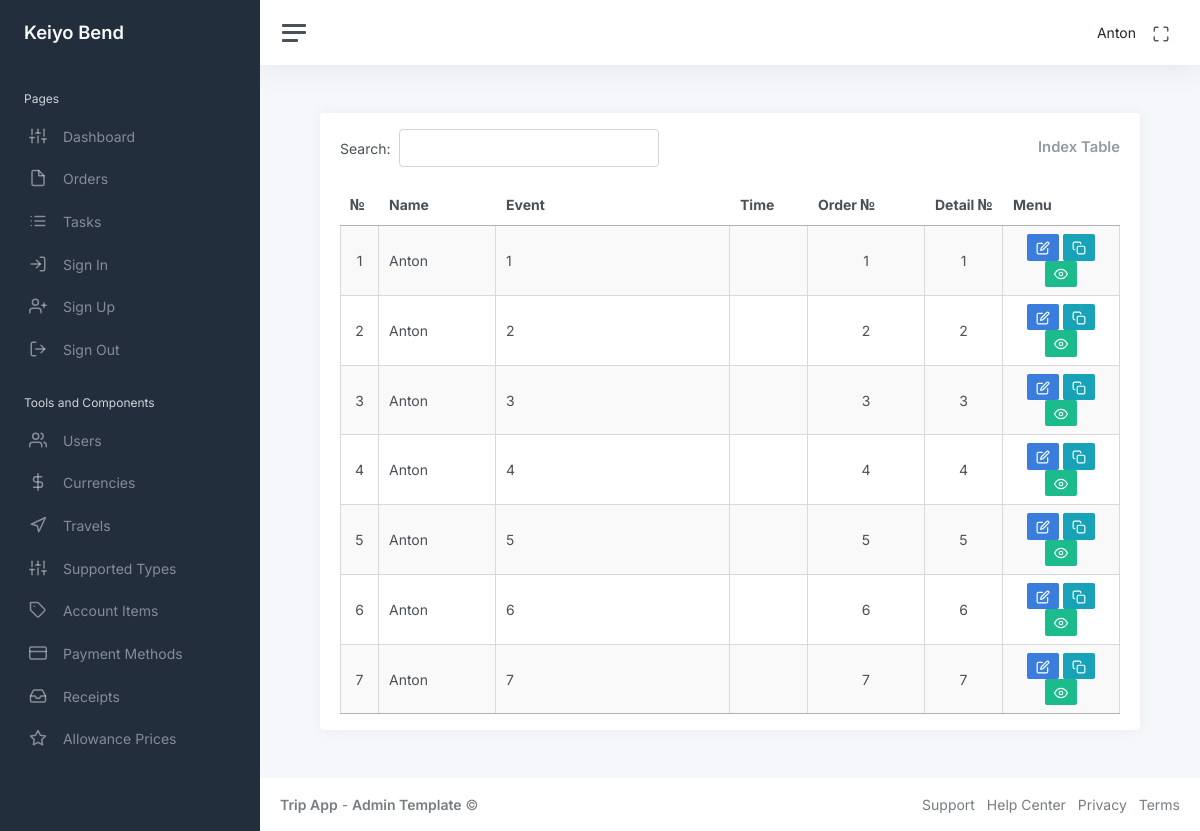
Before: /index (signed in) with the older database file.
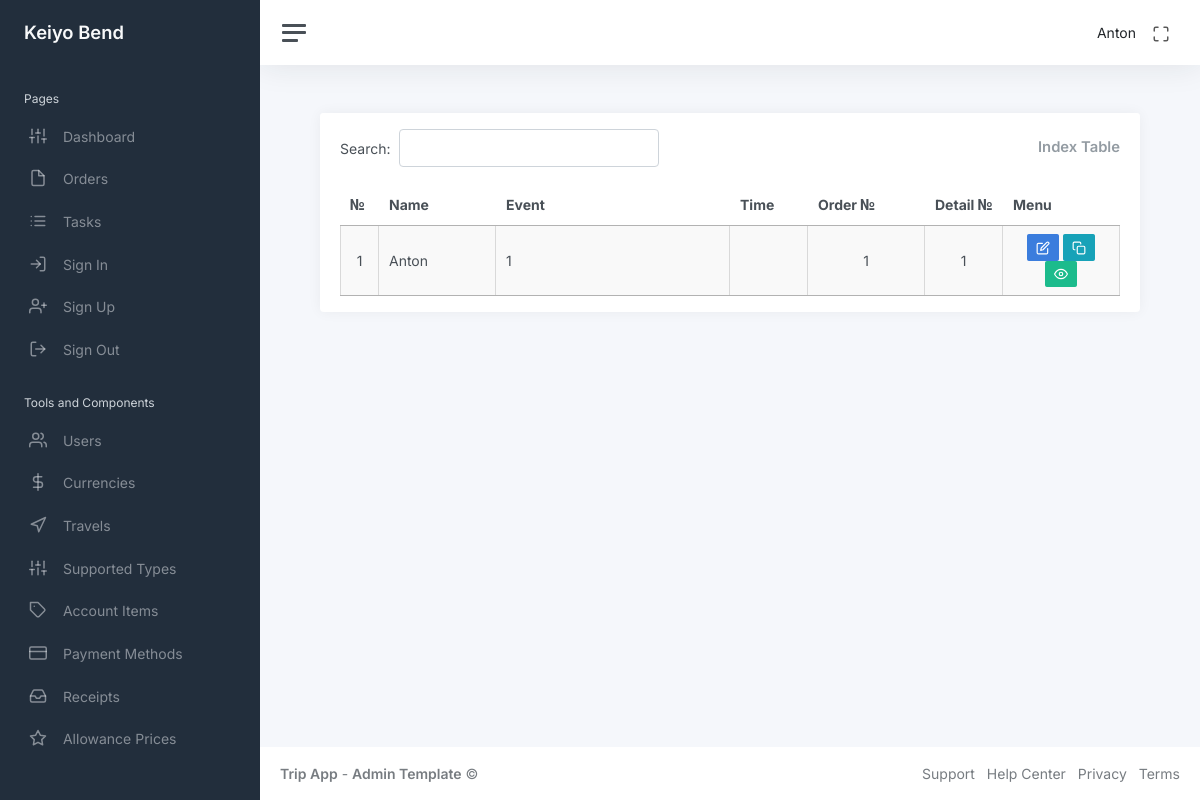
After: the same page with the newer database file.
### app/auth/models/user.py (models this page shows, shortened)
class User(UserMixin, db.Model):
    id: so.Mapped[int] = so.mapped_column(primary_key=True)
    name: so.Mapped[str] = so.mapped_column(sa.String(64), index=True, default=None)
    email: so.Mapped[str] = so.mapped_column(sa.String(120), index=True, unique=True)
    password_hash: so.Mapped[Optional[str]] = so.mapped_column(sa.String(256))
    admin: so.Mapped[bool] = so.mapped_column(sa.Boolean(), default=False)
    is_show: so.Mapped[bool] = so.mapped_column(sa.Boolean(), default=True)
    orders_rel = db.relationship("Order", back_populates="user", cascade="all, delete-orphan")

### app/main/models/order.py (models this page shows, shortened)
class Order(db.Model):
    id: so.Mapped[int] = so.mapped_column(primary_key=True)
    name_id: so.Mapped[int] = so.mapped_column(
        sa.Integer, db.ForeignKey("user.id"), nullable=False
    )
    order: so.Mapped[str] = so.mapped_column(sa.String(255), nullable=False)
    order_number: so.Mapped[str] = so.mapped_column(sa.String(255), nullable=False)
    detail_number: so.Mapped[str] = so.mapped_column(sa.String(255), nullable=False)
    is_hidden: so.Mapped[bool] = so.mapped_column(sa.Boolean(), nullable=False, default=False)
    fiscal_year: so.Mapped[int] = so.mapped_column(
        sa.Integer(), default=lambda: datetime.now().year
    )
    created_at: so.Mapped[date] = so.mapped_column(sa.Date(), default=date.today)
    service_number: so.Mapped[str] = so.mapped_column(sa.String(255), nullable=False)
    service_card_number: so.Mapped[str] = so.mapped_column(sa.String(255), nullable=False)
    quote_number: so.Mapped[str] = so.mapped_column(sa.String(255), nullable=False)
    purchase_order_number: so.Mapped[str] = so.mapped_column(sa.String(255), nullable=False)
    travel_id: so.Mapped[int] = so.mapped_column(
        sa.Integer, db.ForeignKey("travel.id"), nullable=False
    )
    support_type_id: so.Mapped[int] = so.mapped_column(
        sa.Integer, db.ForeignKey("supported_types.id"), nullable=False
    )
    user = db.relationship("User", back_populates="orders_rel")
    rates = db.relationship("Rates", back_populates="order", cascade="all, delete-orphan")
    details = db.relationship("Details", back_populates="order", cascade="all, delete-orphan")
    allowances = db.relationship(
        "Allowances", back_populates="order", cascade="all, delete-orphan"
    )
    travels_id = db.relationship("Travel", back_populates="orders")
    supported_type_id = db.relationship("SupportedTypes", back_populates="orders")

### app/main/routes/index.py (the view, shortened to what this page needs)
@bp.route("/")
@bp.route("/index")
@login_required  # Only authenticated users can access this route
def index():
    if current_user.admin:
        orders = db.session.query(Order).join(User).filter(User.is_show.is_(True)).all()
    return render_template("main/index.html", orders=orders)

### app/auth/models/user.py (called while the page is built)
@login.user_loader
def load_user(id):
    return db.session.get(User, int(id))

### app/main/templates/main/index.html (shortened to what this page needs)
<!DOCTYPE html>
{% extends "main/base.html" %}
{% block content %}
<div class="container-fluid p-0">
    <div class="row">
        <div class="col-md-12 ms-sm-auto col-lg-12 px-md-4">
            <div class="card flex-fill">
                <div class="card-header py-3">
                    <div class="d-flex justify-content-between align-items-center">
                        <div id="datatableSearch"></div>
                        <h3 class="card-title mb-0">Index Table</h3>
                    </div>
                </div>
                <div class="card-body py-0 mb-3">
                    <table class="display cell-border" id="indexTable" style="width: 100%;">
                        <thead>
                            <tr style="text-align:center">
                                <th>№</th>
                                <th>Name</th>
                                <th>Event</th>
                                <th>Time</th>
                                <th>Order №</th>
                                <th>Detail №</th>
                                <th>Menu</th>
                            </tr>
                        </thead>
                        <tbody>
                            {% for order in orders %}
                            <tr>
                                <td style="text-align:center">{{order.id}}</td>
                                <td>{{order.user.name}}</td>
                                <td>{{order.order}}</td>
                                <td style="text-align:center">{{" "}}</td>
                                <td style="text-align:center">{{order.order_number}}</td>
                                <td style="text-align:center">{{order.detail_number}}</td>
                                <td style="text-align:center">
                                    <a class="btn btn-primary btn-sm"
                                        href="{{ url_for('main.update_order', order_id=order.id) }}"><i
                                            class="align-middle" data-feather="edit"></i></a>
                                    <a class="btn btn-info btn-sm"
                                        href="{{ url_for('main.copy_order', order_id=order.id) }}"><i
                                            class="align-middle" data-feather="copy"></i></a>
                                    {% if current_user.admin == True %}
                                    <form action="{{ url_for('main.hide_order', id=order.id) }}" method="POST"
                                        style="display:inline;">
                                        <button type="submit"
                                            class="btn btn-sm {{ 'btn-danger' if order.is_hidden else 'btn-success' }}">
                                            {% if order.is_hidden %}
                                            <i class="align-middle" data-feather="eye-off"></i>
                                            {% else %}
                                            <i class="align-middle" data-feather="eye"></i>
                                            {% endif %}
                                        </button>
                                    </form>
                                    {% endif %}
                                </td>
                            </tr>
                            {% endfor %}
                        </tbody>
                    </table>
                </div>
            </div>
        </div>
    </div>
</div>
{% endblock %}

### app/main/templates/main/base.html (shortened to what this page needs)
<!DOCTYPE html>
<html lang="en" data-bs-theme="auto">
<head>
    <link href="https://cdn.jsdelivr.net/npm/bootstrap@5.3.3/dist/css/bootstrap.min.css" rel="stylesheet">
    <link rel="stylesheet" href="https://cdn.datatables.net/1.11.3/css/jquery.dataTables.min.css">
    <link href="../main/static/css/app.css" rel="stylesheet">
</head>
<body>
    <div class="wrapper">
        {% block sidebar %}
        {% include 'main/sidebar.html' %}
        {% endblock %}
        <div class="main">
            {% block navbar %}
            {% include 'main/navbar.html' %}
            {% endblock %}
            <main class="content">
                {% block content %}
                {% endblock %}
            </main>
            <footer class="footer">
                <div class="container-fluid">
                    <div class="row text-muted">
                        <div class="col-6 text-start">
                            <p class="mb-0">
                                <a class="text-muted" href="https://adminkit.io/" target="_blank"><strong>Trip
                                        App</strong></a> - <a class="text-muted" href="https://adminkit.io/"
                                    target="_blank"><strong>Admin
                                        Template</strong></a> &copy;
                            </p>
                        </div>
                        <div class="col-6 text-end">
                            <ul class="list-inline">
                                <li class="list-inline-item">
                                    <a class="text-muted" href="https://adminkit.io/" target="_blank">Support</a>
                                </li>
                                <li class="list-inline-item">
                                    <a class="text-muted" href="https://adminkit.io/" target="_blank">Help Center</a>
                                </li>
                                <li class="list-inline-item">
                                    <a class="text-muted" href="https://adminkit.io/" target="_blank">Privacy</a>
                                </li>
                                <li class="list-inline-item">
                                    <a class="text-muted" href="https://adminkit.io/" target="_blank">Terms</a>
                                </li>
                            </ul>
                        </div>
                    </div>
                </div>
            </footer>
        </div>
    </div>
</body>
</html>

### app/main/templates/main/sidebar.html
<!DOCTYPE html>
<nav id="sidebar" class="sidebar js-sidebar">
    <div class="sidebar-content js-simplebar">
        <a class="sidebar-brand" href="{{ url_for('main.index') }}">
            <span class="align-middle">Keiyo Bend</span>
        </a>
        <ul class="sidebar-nav">
            <li class="sidebar-header">
                Pages
            </li>
            <li class="sidebar-item">
                <a class="sidebar-link" href="{{ url_for('main.index') }}">
                    <i class="align-middle" data-feather="sliders"></i> <span class="align-middle">Dashboard</span>
                </a>
            </li>
            <li class="sidebar-item">
                <a class="sidebar-link" href="{{ url_for('main.create_order') }}">
                    <i class="align-middle" data-feather="file"></i> <span class="align-middle">Orders</span>
                </a>
            </li>
            <li class="sidebar-item">
                <a class="sidebar-link" href="{{ url_for('main.create_task') }}">
                    <i class="align-middle" data-feather="list"></i> <span class="align-middle">Tasks</span>
                </a>
            </li>
            <li class="sidebar-item">
                <a class="sidebar-link" href="{{ url_for('auth.login') }}">
                    <i class="align-middle" data-feather="log-in"></i> <span class="align-middle">Sign In</span>
                </a>
            </li>
            <li class="sidebar-item">
                <a class="sidebar-link" href="{{ url_for('auth.register') }}">
                    <i class="align-middle" data-feather="user-plus"></i> <span class="align-middle">Sign
                        Up</span>
                </a>
            </li>
            <li class="sidebar-item">
                <a class="sidebar-link" href="{{ url_for('auth.logout') }}">
                    <i class="align-middle" data-feather="log-out"></i> <span class="align-middle">Sign
                        Out</span>
                </a>
            </li>
            {% if current_user.admin == True %}
            <li class="sidebar-header">
                Tools and Components
            </li>
            <li class="sidebar-item">
                <a class="sidebar-link" href="{{ url_for('admin.admin_table') }}">
                    <i class="align-middle" data-feather="users"></i> <span class="align-middle">Users</span>
                </a>
            </li>
            <li class="sidebar-item">
                <a class="sidebar-link" href="{{ url_for('admin.currency_table') }}">
                    <i class="align-middle" data-feather="dollar-sign"></i> <span class="align-middle">Currencies</span>
                </a>
            </li>
            <li class="sidebar-item">
                <a class="sidebar-link" href="{{ url_for('admin.travel_table') }}">
                    <i class="align-middle" data-feather="navigation"></i> <span class="align-middle">Travels</span>
                </a>
            </li>
            <li class="sidebar-item">
                <a class="sidebar-link" href="{{ url_for('admin.supported_types_table')}}">
                    <i class="align-middle" data-feather="sliders"></i> <span class="align-middle">Supported
                        Types</span>
                </a>
            </li>
            <li class="sidebar-item">
                <a class="sidebar-link" href="{{ url_for('admin.account_items_table')}}">
                    <i class="align-middle" data-feather="tag"></i> <span class="align-middle">Account Items</span>
                </a>
            </li>
            <li class="sidebar-item">
                <a class="sidebar-link" href="{{ url_for('admin.payment_methods_table')}}">
                    <i class="align-middle" data-feather="credit-card"></i> <span class="align-middle">Payment
                        Methods</span>
                </a>
            </li>
            <li class="sidebar-item">
                <a class="sidebar-link" href="{{ url_for('admin.receipts_table')}}">
                    <i class="align-middle" data-feather="inbox"></i> <span class="align-middle">Receipts</span>
                </a>
            </li>
            <li class="sidebar-item">
                <a class="sidebar-link" href="{{ url_for('admin.allowance_prices_table')}}">
                    <i class="align-middle" data-feather="star"></i> <span class="align-middle">Allowance Prices</span>
                </a>
            </li>
            {% endif %}
        </ul>
    </div>
</nav>

### app/main/templates/main/navbar.html (shortened to what this page needs)
<!DOCTYPE html>
<nav class="navbar navbar-expand navbar-light navbar-bg">
    <a class="sidebar-toggle js-sidebar-toggle">
        <i class="hamburger align-self-center"></i>
    </a>
    <div class="navbar-collapse collapse">
        <ul class="navbar-nav navbar-align">
            <li class="nav-item dropdown">
                <a class="nav-link d-none d-sm-inline-block">
                    <span class="text-dark">{{ current_user.name }}</span>
                </a>
            </li>
            <li class="nav-item">
                <a id="fullscreenButton" class="nav-link d-none d-sm-inline-block">
                    <i class="align-middle" data-feather="maximize"></i>
                </a>
            </li>
        </ul>
    </div>
</nav>

Changed rows visible on the page:
removed Order: id "2", user.name "Anton", order "2", order_number "2", detail_number "2", is_hidden False (drawn)
removed Order: id "3", user.name "Anton", order "3", order_number "3", detail_number "3", is_hidden False (drawn)
removed Order: id "4", user.name "Anton", order "4", order_number "4", detail_number "4", is_hidden False (drawn)
removed Order: id "5", user.name "Anton", order "5", order_number "5", detail_number "5", is_hidden False (drawn)
removed Order: id "6", user.name "Anton", order "6", order_number "6", detail_number "6", is_hidden False (drawn)
removed Order: id "7", user.name "Anton", order "7", order_number "7", detail_number "7", is_hidden False (drawn)
